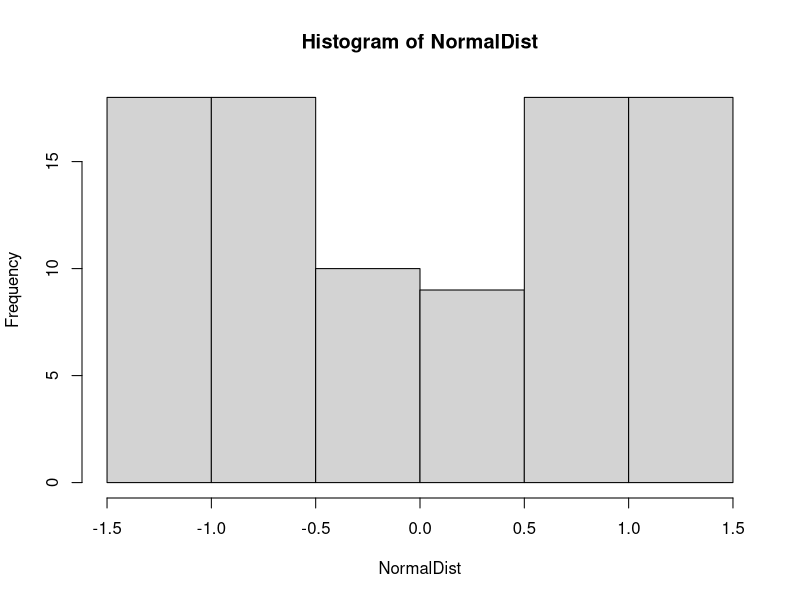

R code for this plot:
#LCG function
lcg <- function(a,c,m,run.length,seed) {
  x <- rep(0,run.length)
  
  x[1] <- seed
  for (i in 1:(run.length-1)) {
    x[i+1] <- (a * x[i] + c) %% m
  }
  U <- x/m # scale all of the x's to
  # produce uniformly distributed
  # random numbers between [0,1)
  return(list(U=U))
}

#Beasley-Springer-Moro algorithm for approximating the inverse normal
#Input: u, a scalar or matrix with elements between 0 and 1
#Output: x, an approximation for the inverse normal at u
InverseNormal <- function(u){
  
  a0=2.50662823884
  a1=-18.61500062529
  a2=41.39119773534
  a3=-25.44106049637
  b0=-8.47351093090
  b1=23.08336743743
  b2=-21.06224101826
  b3=3.13082909833
  c0=0.3374754822726147
  c1=0.9761690190917186
  c2=0.1607979714918209
  c3=0.0276438810333863
  c4=0.0038405729373609
  c5=0.0003951896511919
  c6=0.0000321767881768
  c7=0.0000002888167364
  c8=0.0000003960315187
  y = u - 0.5
  
  if (abs(y)<0.42)
  {
    r = y*y
    x = y*(((a3*r+a2)*r+a1)*r+a0)/((((b3*r+b2)*r+b1)*r+b0)*r+1)
    
  }
  else
  {
    r = u
    if (y>0){r = 1-u}
    r = log(-log(r))
    x = c0+r*(c1+r*(c2+r*(c3+r*(c4+r*(c5+r*(c6+r*(c7+r*c8)))))))
    if(y<0){x=x}
    
  }
  return(x)
  
}


#Generate Unifrom Distribution
UDF<-lcg(6,7,23,101,-1000)

UDF <- as.vector(unlist(UDF))

uniform = matrix(0,100,1)

for (i in (1:100))
{
  uniform[i] = UDF[i+1]
}

uniform <- as.vector(unlist(uniform))

part1a = 1 + uniform*1000





#UDF for roulette
UDF<-lcg(6,7,23,101,-1000)

UDF <- as.vector(unlist(UDF))

uniform = matrix(0,100,1)

for (i in (1:100))
{
  uniform[i] = UDF[i+1]
}

#
roulette = matrix(0,10,1)

for (i in (1:10))
{
  roulette[i] = uniform[i*5]
  
}

#10 plays. My number is 32
roulette = floor(1 + 36*roulette)
payoff = -10

for (i in (1:10))
  
{
  if (roulette[i]==32)
  {
    payoff = payoff + 36
  }
}

roulette = matrix(0,100,1)

for (i in (1:100))
{
  roulette[i] = uniform[i]
  
}

#100 plays. My number is 32
roulette = floor(1 + 36*roulette)
payoff2 = -100
for (i in (1:100))
  
{
  if (roulette[i]==32)
  {
    payoff2 = payoff2 + 36
  }
}

roulette = matrix(0,100,1)

for (i in (1:100))
{
  roulette[i] = uniform[i]
  
}


#1000 plays
UDF<-lcg(6,7,23,1001,-1000)

UDF <- as.vector(unlist(UDF))

uniform = matrix(0,1000,1)

for (i in (1:1000))
{
  uniform[i] = UDF[i+1]
}

#
roulette = matrix(0,1000,1)

for (i in (1:1000))
{
  roulette[i] = uniform[i]
  
}

roulette = floor(1 + 36*roulette)

payoff3 = -1000
for (i in (1:1000))
  
{
  if (roulette[i]==32)
  {
    payoff3 = payoff3 + 36
  }
}

#SUnfair roulette

roulette = matrix(0,1000,1)

for (i in (1:1000))
{
  roulette[i] = uniform[i]
  
}

print(roulette)

roulette = floor(1 + 37*roulette)

print(roulette)


payoff4 = -1000
for (i in (1:1000))
  
{
  if (roulette[i]==32)
  {
    payoff4 = payoff4 + 36
  }
}

#Simulating 10,000 Draws from a normal distribution 
UDF<-lcg(6,7,23,10001,-1000)

UDF <- as.vector(unlist(UDF))

uniform = matrix(0,10000,1)

for (i in (1:10000))
{
  uniform[i] = UDF[i+1]
}


NormalDist = matrix(0,10000,1)

for (i in(1:10000))
{
  NormalDist[i] = InverseNormal(uniform[i])
}


#Simulating 100 Draws from a normal distribution 
UDF<-lcg(6,7,23,101,-1000)

UDF <- as.vector(unlist(UDF))

uniform = matrix(0,100,1)

for (i in (1:100))
{
  uniform[i] = UDF[i+1]
}


NormalDist = matrix(0,100,1)

for (i in(1:100))
{
  NormalDist[i] = InverseNormal(uniform[i])
}

hist(NormalDist)
